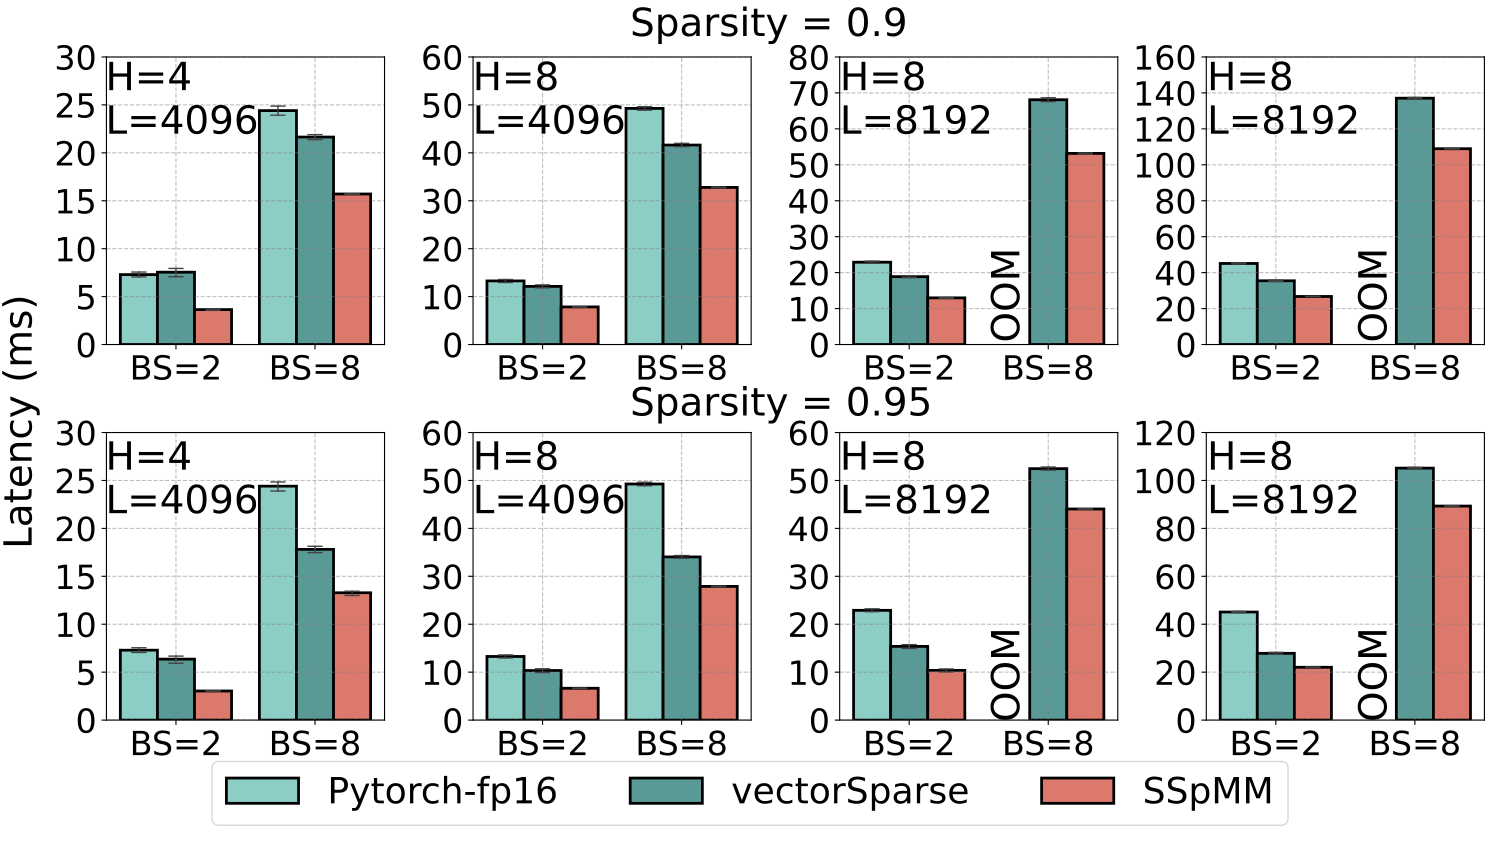

This chart was generated by the following Python code:
import re
import six
import csv
import seaborn as sns
import matplotlib.pyplot as plt
import pandas as pd

#sns.set_context(rc = {'patch.linewidth': 0.0})
order = ['Pytorch-fp16', 'vectorSparse', 'RoSpMM']
color = {'Pytorch-fp16': '#81d8cf', 'vectorSparse': '#4ea59f', 'RoSpMM': '#ee6a5b'}

n2n_a_data = pd.read_csv('n2n_a.csv')
n2n_b_data = pd.read_csv('n2n_b.csv')
n2n_c_data = pd.read_csv('n2n_c.csv')
n2n_d_data = pd.read_csv('n2n_d.csv')
n2n_e_data = pd.read_csv('n2n_e.csv')
n2n_f_data = pd.read_csv('n2n_f.csv')
n2n_g_data = pd.read_csv('n2n_g.csv')
n2n_h_data = pd.read_csv('n2n_h.csv')

x_label = ["BS=2", "BS=8"]

fig, axs = plt.subplots(2, 4, figsize=(15, 9/16*15))

plt.subplot(2,4,1)
g = sns.barplot(data=n2n_a_data, x="S0.9,Seq_l=4096,num_h=4", y="Latency(ms)", hue="algs", palette=color,edgecolor='black', linewidth=2,hue_order=order, capsize=.1, errwidth=1)
# axs[0, 0].set_title('S=0.9, H=4, L=4096',fontsize=24)
axs[0, 0].set_title(' ',fontsize=30)
axs[0, 0].set_ylabel(" ",fontsize=24)
axs[0, 0].set_xlabel("",fontsize=0)
# axs[0, 0].set_xticks(x)
axs[0, 0].set_xticklabels(x_label,rotation=0, fontsize = 24)
plt.ylim(0,30)
plt.yticks(range(0, 31, 5))
plt.legend([], [], frameon=False)
plt.grid(c='grey',alpha=0.5,linestyle='--')
plt.tick_params(labelsize=24)
handles, labels = g.get_legend_handles_labels()

    
plt.subplot(2,4,2)
g = sns.barplot(data=n2n_b_data, x="S0.9,Seq_l=4096,num_h=8", y="Latency(ms)", hue="algs", palette=color,edgecolor='black', linewidth=2,hue_order=order, capsize=.1, errwidth=1)
# axs[0, 1].set_title('S=0.9, H=8, L=4096',fontsize=24)
axs[0, 1].set_title(' ',fontsize=30)
axs[0, 1].set_ylabel("",fontsize=0)
axs[0, 1].set_xlabel("",fontsize=0)
axs[0, 1].set_xticklabels(x_label,rotation=0, fontsize = 24)
plt.ylim(0,60)
plt.yticks(range(0, 61, 10))
plt.legend([], [], frameon=False)
plt.grid(c='grey',alpha=0.5,linestyle='--')
plt.tick_params(labelsize=24)


plt.subplot(2,4,3)
g = sns.barplot(data=n2n_c_data, x="S0.9,Seq_l=8192,num_h=4", y="Latency(ms)", hue="algs", palette=color,edgecolor='black', linewidth=2,hue_order=order, capsize=.1, errwidth=1)
# axs[0, 2].set_title('S=0.9, H=4, L=8192',fontsize=24)
axs[0, 2].set_title(' ',fontsize=30)
axs[0, 2].set_ylabel("",fontsize=0)
axs[0, 2].set_xlabel("",fontsize=0)
axs[0, 2].set_xticklabels(x_label,rotation=0, fontsize = 24)
plt.ylim(0,80)
plt.yticks(range(0, 81, 10))
plt.legend([], [], frameon=False)
plt.grid(c='grey',alpha=0.5,linestyle='--')
plt.tick_params(labelsize=24)


plt.subplot(2,4,4)
g = sns.barplot(data=n2n_d_data, x="S0.9,Seq_l=8192,num_h=8", y="Latency(ms)", hue="algs", palette=color,edgecolor='black', linewidth=2,hue_order=order, capsize=.1, errwidth=1)
# axs[0, 3].set_title('S=0.9, H=8, L=8192',fontsize=24)
axs[0, 3].set_title(' ',fontsize=30)
axs[0, 3].set_ylabel("",fontsize=0)
axs[0, 3].set_xlabel("",fontsize=0)
axs[0, 3].set_xticklabels(x_label,rotation=0, fontsize = 24)
plt.ylim(0,160)
plt.yticks(range(0, 161, 20))
plt.legend([], [], frameon=False)
plt.grid(c='grey',alpha=0.5,linestyle='--')
plt.tick_params(labelsize=24)


plt.subplot(2,4,5)
g = sns.barplot(data=n2n_e_data, x="S0.95,Seq_l=4096,num_h=4", y="Latency(ms)", hue="algs", palette=color,edgecolor='black', linewidth=2,hue_order=order, capsize=.1, errwidth=1)
# axs[1, 0].set_title('S=0.95, H=4, L=4096',fontsize=24)
axs[1, 0].set_title(' ',fontsize=20)
axs[1, 0].set_ylabel(" ",fontsize=24)
axs[1, 0].set_xlabel(" ",fontsize=45)
axs[1, 0].set_xticklabels(x_label,rotation=0, fontsize = 24)
plt.ylim(0,30)
plt.yticks(range(0, 31, 5))
plt.legend([], [], frameon=False)
plt.grid(c='grey',alpha=0.5,linestyle='--')
plt.tick_params(labelsize=24)


plt.subplot(2,4,6)
g = sns.barplot(data=n2n_f_data, x="S0.95,Seq_l=4096,num_h=8", y="Latency(ms)", hue="algs", palette=color,edgecolor='black', linewidth=2,hue_order=order, capsize=.1, errwidth=1)
# axs[1, 1].set_title('S=0.95, H=8, L=4096',fontsize=24)
axs[1, 1].set_title(' ',fontsize=20)
axs[1, 1].set_ylabel("",fontsize=0)
axs[1, 1].set_xlabel(" ",fontsize=45)
axs[1, 1].set_xticklabels(x_label,rotation=0, fontsize = 24)
plt.ylim(0,60)
plt.yticks(range(0, 61, 10))
plt.legend([], [], frameon=False)
plt.grid(c='grey',alpha=0.5,linestyle='--')
plt.tick_params(labelsize=24)


plt.subplot(2,4,7)
g = sns.barplot(data=n2n_g_data, x="S0.95,Seq_l=8192,num_h=4", y="Latency(ms)", hue="algs", palette=color,edgecolor='black', linewidth=2,hue_order=order, capsize=.1, errwidth=1)
# axs[1, 2].set_title('S=0.95, H=4, L=8192',fontsize=24)
axs[1, 2].set_title(' ',fontsize=20)
axs[1, 2].set_ylabel("",fontsize=0)
axs[1, 2].set_xlabel(" ",fontsize=45)
axs[1, 2].set_xticklabels(x_label,rotation=0, fontsize = 24)
plt.ylim(0,60)
plt.yticks(range(0, 61, 10))
plt.legend([], [], frameon=False)
plt.grid(c='grey',alpha=0.5,linestyle='--')
plt.tick_params(labelsize=24)


plt.subplot(2,4,8)
g = sns.barplot(data=n2n_h_data, x="S0.95,Seq_l=8192,num_h=8", y="Latency(ms)", hue="algs", palette=color,edgecolor='black', linewidth=2,hue_order=order, capsize=.1, errwidth=1)
# axs[1, 3].set_title('S=0.95, H=8, L=8192',fontsize=24)
axs[1, 3].set_title(' ',fontsize=20)
axs[1, 3].set_ylabel("",fontsize=0)
axs[1, 3].set_xlabel(" ",fontsize=45)
axs[1, 3].set_xticklabels(x_label,rotation=0, fontsize = 24)
plt.ylim(0,120)
plt.yticks(range(0, 121, 20))
plt.legend([], [], frameon=False)
plt.grid(c='grey',alpha=0.5,linestyle='--')
plt.tick_params(labelsize=24)

sns.despine(offset=0, trim=False, top=False, right=False, left=False, bottom=False)
labels[2] = "SSpMM"
fig.legend(handles, labels, loc='lower center', ncol=len(labels), fontsize=26)
fig.text(0.001, 0.5, 'Latency (ms)', va='center', rotation='vertical', fontsize = 28)
fig.text(0.42, 0.97, 'Sparsity = 0.9', va='center', rotation='horizontal', fontsize = 28)
fig.text(0.42, 0.52, 'Sparsity = 0.95', va='center', rotation='horizontal', fontsize = 28)

fig.text(0.07, 0.88, 'H=4\nL=4096', va='center', rotation='horizontal', fontsize = 28)
fig.text(0.07, 0.43, 'H=4\nL=4096', va='center', rotation='horizontal', fontsize = 28)
fig.text(0.315, 0.88, 'H=8\nL=4096', va='center', rotation='horizontal', fontsize = 28)
fig.text(0.315, 0.43, 'H=8\nL=4096', va='center', rotation='horizontal', fontsize = 28)
fig.text(0.56, 0.88, 'H=8\nL=8192', va='center', rotation='horizontal', fontsize = 28)
fig.text(0.56, 0.43, 'H=8\nL=8192', va='center', rotation='horizontal', fontsize = 28)
fig.text(0.805, 0.88, 'H=8\nL=8192', va='center', rotation='horizontal', fontsize = 28)
fig.text(0.805, 0.43, 'H=8\nL=8192', va='center', rotation='horizontal', fontsize = 28)

fig.text(0.66, 0.65, 'OOM', va='center', rotation='vertical', fontsize = 28)
fig.text(0.905, 0.65, 'OOM', va='center', rotation='vertical', fontsize = 28)
fig.text(0.66, 0.2, 'OOM', va='center', rotation='vertical', fontsize = 28)
fig.text(0.905, 0.2, 'OOM', va='center', rotation='vertical', fontsize = 28)

plt.tight_layout()
plt.savefig('exp5.pdf',dpi=300)

# plt.legend(loc="upper center", borderaxespad=0,fontsize=25,ncol=3)
